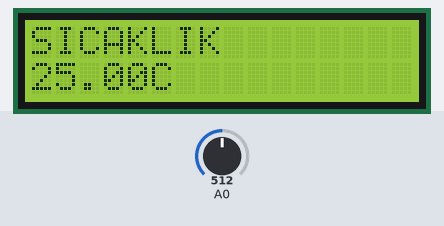
Recording of a sketch running on a simulated Arduino Uno, built with avr-gcc and run on an emulated ATmega328P. Parts: 16×2 character LCD. The inputs (shaded band) are chosen by the test bench; at power-on: A0 = 512.

Above: at 1.2 s.
1.3 s: A0 set to 716
At 2.3 s:
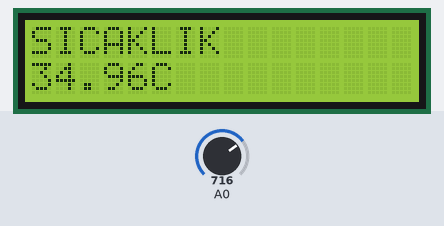
2.8 s: A0 set to 900
At 3.6 s:
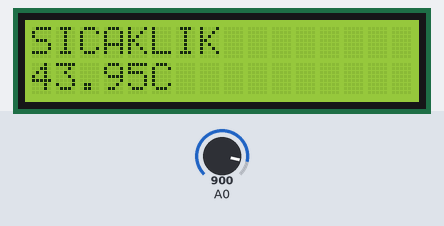
4.3 s: A0 set to 1023
At 5.8 s:
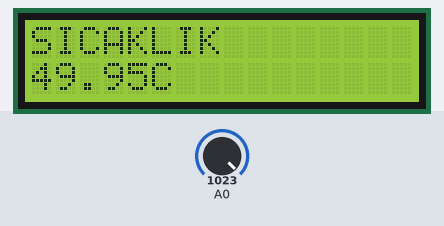
Timing chart, 0 to 7.3 s (numbered marks = the images above; inputs shaded):
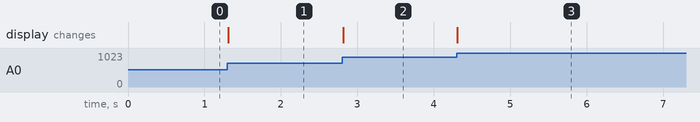

Measured:
- after the input at 1.3 s, the display: changes at once (image 1)
- after the input at 2.8 s, the display: changes at once (image 2)
- after the input at 4.3 s, the display: changes at once (image 3)

The sketch:

sketch_dec19a.ino
```cpp
#include <LiquidCrystal_I2C.h>
LiquidCrystal_I2C lcd(0x27, 16, 2);
void setup() {
lcd.begin();
lcd.print("SICAKLIK");
}
void loop() {
int sensor = analogRead(A0);


float analog = sensor * 5.0;
analog = analog /1024.0;
float c = (analog - 0.5) * 10 +5 ;
lcd.setCursor(0, 1);
lcd.print(c);
lcd.setCursor(5, 1);
lcd.print("C");
}
```
